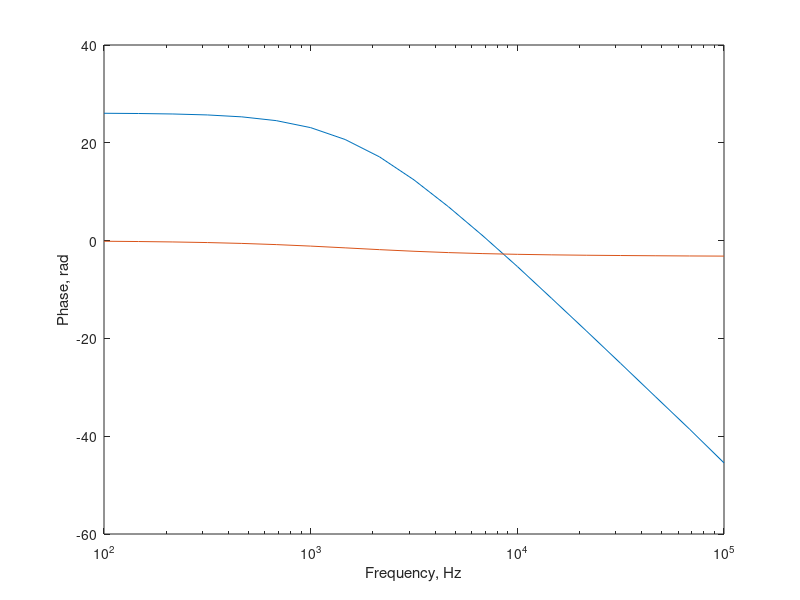

Write the MATLAB code that produced this figure.
% Press "Run" to load the data in to the MATLAB workspace. To get started,
% try typing "plot(freqHz, mag)" in the command window (after running this
% file). 
% Type "help semilogx" and "help plot" or go to the Mathworks documentation 
% page on "plot" to learn more. Pay special attention to "hold."
% Other useful things: help grid, help subplot, help rad2deg.
freq_hz = [...
   100.000, 	   146.800, 	   215.400, ...
   316.200, 	   464.200, 	   681.300, ...
  1000.000, 	  1468.000, 	  2154.000, ...
  3162.000, 	  4642.000, 	  6813.000, ...
 10000.000, 	 14680.000, 	 21540.000, ...
 31620.000, 	 46420.000, 	 68130.000, ...
100000.000];

mag_dB = [...
    26.041, 	    25.991, 	    25.894, ...
    25.699, 	    25.307, 	    24.535, ...
    23.101, 	    20.677, 	    17.119, ...
    12.415, 	     6.925, 	     0.970, ...
    -5.297, 	   -11.845, 	   -18.438, ...
   -25.121, 	   -31.853, 	   -38.559, ...
   -45.458];

mag_v = [...
    20.048, 	    19.931, 	    19.710, ...
    19.272, 	    18.422, 	    16.856, ...
    14.291, 	    10.811, 	     7.177, ...
     4.176, 	     2.219, 	     1.118, ...
     0.543, 	     0.256, 	     0.120, ...
     0.055, 	     0.026, 	     0.012, ...
     0.005];

mag_vout = [...
     2.401, 	     2.398, 	     2.388, ...
     2.356, 	     2.271, 	     2.090, ...
     1.777, 	     1.346, 	     0.894, ...
     0.520, 	     0.277, 	     0.139, ...
     0.068, 	     0.032, 	     0.015, ...
     0.007, 	     0.003, 	     0.001, ...
     0.001];

mag_vin = [...
     0.120, 	     0.120, 	     0.121, ...
     0.122, 	     0.123, 	     0.124, ...
     0.124, 	     0.125, 	     0.125, ...
     0.125, 	     0.125, 	     0.125, ...
     0.125, 	     0.125, 	     0.124, ...
     0.125, 	     0.125, 	     0.125, ...
     0.126];

phase_rad = [...
    -0.129, 	    -0.189, 	    -0.275, ...
    -0.399, 	    -0.575, 	    -0.816, ...
    -1.124, 	    -1.482, 	    -1.849, ...
    -2.181, 	    -2.452, 	    -2.657, ...
    -2.806, 	    -2.914, 	    -2.992, ...
    -3.051, 	    -3.099, 	    -3.141, ...
    -3.171];

omega = 2 * pi *freq_hz;

calc_mag = 20 * log10( 20.66 .* 10^8 ./ (sqrt((10^8 - omega.^2).^2 + (20000 .* omega).^2)));
transfer = 20.66 * (10^8 ./ ((j * omega) .^ 2 + 20000 * j .* omega + 10^8));
%calc_phase = -atan((20000) * (omega ./ (10^8 - omega .^ 2)));
calc_phase = angle(transfer);
semilogx(freq_hz,mag_dB);
hold on
semilogx(freq_hz,phase_rad);

xlabel("Frequency, Hz");
ylabel("Phase, rad");



